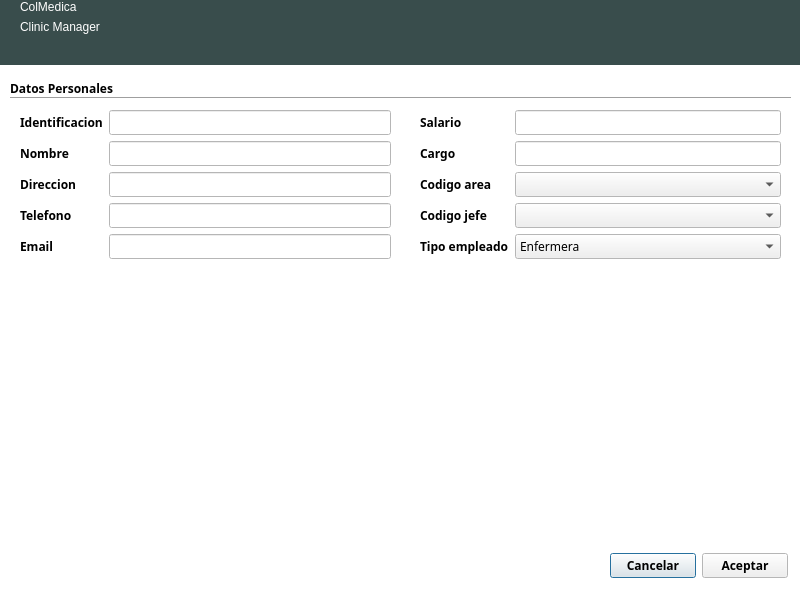
<?xml version="1.0" encoding="UTF-8"?>
<ui version="4.0">
 <class>dialogNuevoEmpleado</class>
 <widget class="QDialog" name="dialogNuevoEmpleado">
  <property name="geometry">
   <rect>
    <x>0</x>
    <y>0</y>
    <width>800</width>
    <height>600</height>
   </rect>
  </property>
  <property name="palette">
   <palette>
    <active>
     <colorrole role="Base">
      <brush brushstyle="SolidPattern">
       <color alpha="255">
        <red>255</red>
        <green>255</green>
        <blue>255</blue>
       </color>
      </brush>
     </colorrole>
     <colorrole role="Window">
      <brush brushstyle="SolidPattern">
       <color alpha="255">
        <red>255</red>
        <green>255</green>
        <blue>255</blue>
       </color>
      </brush>
     </colorrole>
    </active>
    <inactive>
     <colorrole role="Base">
      <brush brushstyle="SolidPattern">
       <color alpha="255">
        <red>255</red>
        <green>255</green>
        <blue>255</blue>
       </color>
      </brush>
     </colorrole>
     <colorrole role="Window">
      <brush brushstyle="SolidPattern">
       <color alpha="255">
        <red>255</red>
        <green>255</green>
        <blue>255</blue>
       </color>
      </brush>
     </colorrole>
    </inactive>
    <disabled>
     <colorrole role="Base">
      <brush brushstyle="SolidPattern">
       <color alpha="255">
        <red>255</red>
        <green>255</green>
        <blue>255</blue>
       </color>
      </brush>
     </colorrole>
     <colorrole role="Window">
      <brush brushstyle="SolidPattern">
       <color alpha="255">
        <red>255</red>
        <green>255</green>
        <blue>255</blue>
       </color>
      </brush>
     </colorrole>
    </disabled>
   </palette>
  </property>
  <property name="cursor">
   <cursorShape>PointingHandCursor</cursorShape>
  </property>
  <property name="windowTitle">
   <string>Nuevo Empleado</string>
  </property>
  <property name="autoFillBackground">
   <bool>true</bool>
  </property>
  <widget class="QWidget" name="widgetCabecera" native="true">
   <property name="geometry">
    <rect>
     <x>0</x>
     <y>0</y>
     <width>800</width>
     <height>65</height>
    </rect>
   </property>
   <property name="palette">
    <palette>
     <active>
      <colorrole role="WindowText">
       <brush brushstyle="SolidPattern">
        <color alpha="255">
         <red>255</red>
         <green>255</green>
         <blue>255</blue>
        </color>
       </brush>
      </colorrole>
      <colorrole role="Base">
       <brush brushstyle="SolidPattern">
        <color alpha="255">
         <red>255</red>
         <green>255</green>
         <blue>255</blue>
        </color>
       </brush>
      </colorrole>
      <colorrole role="Window">
       <brush brushstyle="SolidPattern">
        <color alpha="255">
         <red>57</red>
         <green>77</green>
         <blue>76</blue>
        </color>
       </brush>
      </colorrole>
     </active>
     <inactive>
      <colorrole role="WindowText">
       <brush brushstyle="SolidPattern">
        <color alpha="255">
         <red>255</red>
         <green>255</green>
         <blue>255</blue>
        </color>
       </brush>
      </colorrole>
      <colorrole role="Base">
       <brush brushstyle="SolidPattern">
        <color alpha="255">
         <red>255</red>
         <green>255</green>
         <blue>255</blue>
        </color>
       </brush>
      </colorrole>
      <colorrole role="Window">
       <brush brushstyle="SolidPattern">
        <color alpha="255">
         <red>57</red>
         <green>77</green>
         <blue>76</blue>
        </color>
       </brush>
      </colorrole>
     </inactive>
     <disabled>
      <colorrole role="WindowText">
       <brush brushstyle="SolidPattern">
        <color alpha="255">
         <red>159</red>
         <green>158</green>
         <blue>158</blue>
        </color>
       </brush>
      </colorrole>
      <colorrole role="Base">
       <brush brushstyle="SolidPattern">
        <color alpha="255">
         <red>57</red>
         <green>77</green>
         <blue>76</blue>
        </color>
       </brush>
      </colorrole>
      <colorrole role="Window">
       <brush brushstyle="SolidPattern">
        <color alpha="255">
         <red>57</red>
         <green>77</green>
         <blue>76</blue>
        </color>
       </brush>
      </colorrole>
     </disabled>
    </palette>
   </property>
   <property name="autoFillBackground">
    <bool>true</bool>
   </property>
   <widget class="QWidget" name="layoutWidget_4">
    <property name="geometry">
     <rect>
      <x>20</x>
      <y>0</y>
      <width>162</width>
      <height>61</height>
     </rect>
    </property>
    <layout class="QFormLayout" name="formLayout_5">
     <item row="0" column="0">
      <widget class="QLabel" name="labelColMedica">
       <property name="styleSheet">
        <string notr="true">font: 30pt &quot;Ubuntu Condensed&quot;;
color: rgb(255, 255, 255);</string>
       </property>
       <property name="text">
        <string>ColMedica</string>
       </property>
      </widget>
     </item>
     <item row="1" column="0">
      <widget class="QLabel" name="labelClinicManager">
       <property name="text">
        <string>Clinic Manager</string>
       </property>
      </widget>
     </item>
    </layout>
   </widget>
  </widget>
  <widget class="QWidget" name="widgetCuerpo" native="true">
   <property name="geometry">
    <rect>
     <x>0</x>
     <y>70</y>
     <width>800</width>
     <height>511</height>
    </rect>
   </property>
   <property name="font">
    <font>
     <family>Ubuntu Condensed</family>
     <weight>75</weight>
     <bold>true</bold>
    </font>
   </property>
   <property name="autoFillBackground">
    <bool>true</bool>
   </property>
   <widget class="QWidget" name="layoutWidget">
    <property name="geometry">
     <rect>
      <x>610</x>
      <y>480</y>
      <width>178</width>
      <height>31</height>
     </rect>
    </property>
    <layout class="QHBoxLayout" name="horizontalLayout_2">
     <item>
      <widget class="QPushButton" name="pushButtonCancelar">
       <property name="text">
        <string>Cancelar</string>
       </property>
      </widget>
     </item>
     <item>
      <widget class="QPushButton" name="pushButtonAceptar">
       <property name="text">
        <string>Aceptar</string>
       </property>
      </widget>
     </item>
    </layout>
   </widget>
   <widget class="QWidget" name="layoutWidget_2">
    <property name="geometry">
     <rect>
      <x>20</x>
      <y>40</y>
      <width>371</width>
      <height>171</height>
     </rect>
    </property>
    <layout class="QFormLayout" name="formLayout">
     <item row="0" column="0">
      <widget class="QLabel" name="labelIdentificacion">
       <property name="text">
        <string>Identificacion</string>
       </property>
      </widget>
     </item>
     <item row="0" column="1">
      <widget class="QLineEdit" name="lineEditIdentificacion">
       <property name="font">
        <font>
         <weight>50</weight>
         <bold>false</bold>
        </font>
       </property>
       <property name="inputMask">
        <string>99999999999999999999; </string>
       </property>
       <property name="text">
        <string/>
       </property>
      </widget>
     </item>
     <item row="1" column="0">
      <widget class="QLabel" name="labelNombre">
       <property name="text">
        <string>Nombre</string>
       </property>
      </widget>
     </item>
     <item row="1" column="1">
      <widget class="QLineEdit" name="lineEditNombre">
       <property name="font">
        <font>
         <weight>50</weight>
         <bold>false</bold>
        </font>
       </property>
       <property name="inputMask">
        <string>AAAAAAAAAAAAAAAAAAAAAAAAAAAAAAAAAAAAAAAA; </string>
       </property>
       <property name="text">
        <string/>
       </property>
      </widget>
     </item>
     <item row="2" column="0">
      <widget class="QLabel" name="labelDireccion">
       <property name="text">
        <string>Direccion</string>
       </property>
      </widget>
     </item>
     <item row="2" column="1">
      <widget class="QLineEdit" name="lineEditDireccion">
       <property name="font">
        <font>
         <weight>50</weight>
         <bold>false</bold>
        </font>
       </property>
       <property name="inputMask">
        <string>NNNNNNNNNNNNNNNNNNNNNNNNNNNNNNNNNNNNNNNN; </string>
       </property>
       <property name="text">
        <string/>
       </property>
      </widget>
     </item>
     <item row="3" column="0">
      <widget class="QLabel" name="labelTelefono">
       <property name="text">
        <string>Telefono</string>
       </property>
      </widget>
     </item>
     <item row="3" column="1">
      <widget class="QLineEdit" name="lineEditTelefono">
       <property name="font">
        <font>
         <weight>50</weight>
         <bold>false</bold>
        </font>
       </property>
       <property name="inputMask">
        <string>999999999999999; </string>
       </property>
       <property name="text">
        <string/>
       </property>
      </widget>
     </item>
     <item row="4" column="0">
      <widget class="QLabel" name="labelEmail">
       <property name="text">
        <string>Email</string>
       </property>
      </widget>
     </item>
     <item row="4" column="1">
      <widget class="QLineEdit" name="lineEditEmail">
       <property name="font">
        <font>
         <weight>50</weight>
         <bold>false</bold>
        </font>
       </property>
       <property name="inputMask">
        <string>NNNNNNNNNNNNNNNNNNNNNNNNNNNNNNNNNNNNNNNN; </string>
       </property>
      </widget>
     </item>
    </layout>
   </widget>
   <widget class="QWidget" name="layoutWidget_3">
    <property name="geometry">
     <rect>
      <x>420</x>
      <y>40</y>
      <width>361</width>
      <height>171</height>
     </rect>
    </property>
    <layout class="QFormLayout" name="formLayout_2">
     <item row="0" column="0">
      <widget class="QLabel" name="labelSalario">
       <property name="text">
        <string>Salario              </string>
       </property>
      </widget>
     </item>
     <item row="0" column="1">
      <widget class="QLineEdit" name="lineEditSalario">
       <property name="font">
        <font>
         <weight>50</weight>
         <bold>false</bold>
        </font>
       </property>
       <property name="inputMask">
        <string>999999999999999999999999999999; </string>
       </property>
      </widget>
     </item>
     <item row="1" column="0">
      <widget class="QLabel" name="labelCargo">
       <property name="text">
        <string>Cargo</string>
       </property>
      </widget>
     </item>
     <item row="1" column="1">
      <widget class="QLineEdit" name="lineEditCargo">
       <property name="font">
        <font>
         <weight>50</weight>
         <bold>false</bold>
        </font>
       </property>
       <property name="inputMask">
        <string>AAAAAAAAAAAAAAAAAAAAAAAAAAAAAAAAAAAAAAAA; </string>
       </property>
      </widget>
     </item>
     <item row="2" column="0">
      <widget class="QLabel" name="labelCodigoArea">
       <property name="text">
        <string>Codigo area</string>
       </property>
      </widget>
     </item>
     <item row="2" column="1">
      <widget class="QComboBox" name="comboBoxCodigoArea">
       <property name="font">
        <font>
         <weight>50</weight>
         <bold>false</bold>
        </font>
       </property>
      </widget>
     </item>
     <item row="3" column="0">
      <widget class="QLabel" name="labelCodigoJefe">
       <property name="text">
        <string>Codigo jefe</string>
       </property>
      </widget>
     </item>
     <item row="3" column="1">
      <widget class="QComboBox" name="comboBoxCodigoJefe">
       <property name="font">
        <font>
         <weight>50</weight>
         <bold>false</bold>
        </font>
       </property>
      </widget>
     </item>
     <item row="4" column="0">
      <widget class="QLabel" name="labelTipoEmpleado">
       <property name="text">
        <string>Tipo empleado</string>
       </property>
      </widget>
     </item>
     <item row="4" column="1">
      <widget class="QComboBox" name="comboBoxTipoEmpleado">
       <property name="font">
        <font>
         <weight>50</weight>
         <bold>false</bold>
        </font>
       </property>
       <item>
        <property name="text">
         <string>Enfermera</string>
        </property>
       </item>
       <item>
        <property name="text">
         <string>Medico</string>
        </property>
       </item>
      </widget>
     </item>
    </layout>
   </widget>
   <widget class="Line" name="lineDatosPersonales">
    <property name="geometry">
     <rect>
      <x>10</x>
      <y>20</y>
      <width>781</width>
      <height>16</height>
     </rect>
    </property>
    <property name="orientation">
     <enum>Qt::Horizontal</enum>
    </property>
   </widget>
   <widget class="QLabel" name="labelDatosPersonales">
    <property name="geometry">
     <rect>
      <x>10</x>
      <y>10</y>
      <width>131</width>
      <height>16</height>
     </rect>
    </property>
    <property name="text">
     <string>Datos Personales </string>
    </property>
   </widget>
   <widget class="QWidget" name="widgetTipoEmpleado" native="true">
    <property name="geometry">
     <rect>
      <x>20</x>
      <y>220</y>
      <width>761</width>
      <height>241</height>
     </rect>
    </property>
    <property name="cursor">
     <cursorShape>PointingHandCursor</cursorShape>
    </property>
   </widget>
  </widget>
 </widget>
 <resources/>
 <connections/>
</ui>
